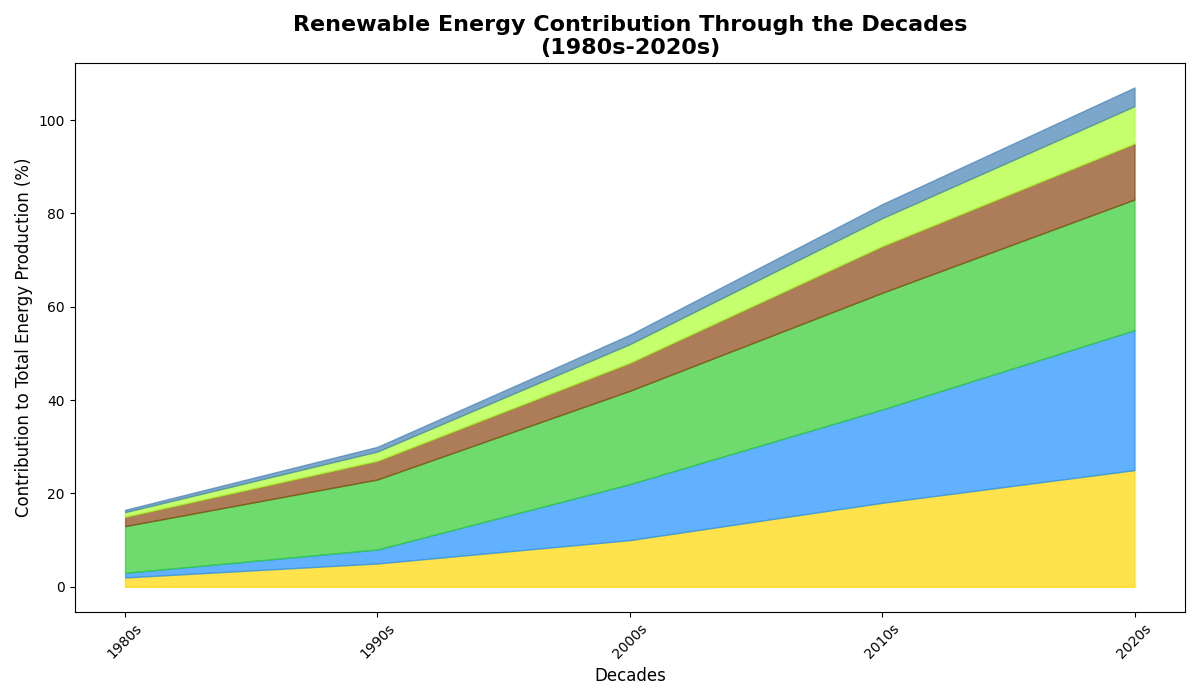

Python code for this plot:
import matplotlib.pyplot as plt
import numpy as np

# Data setup
decades = np.array(['1980s', '1990s', '2000s', '2010s', '2020s'])
solar_energy = np.array([2, 5, 10, 18, 25])
wind_energy = np.array([1, 3, 12, 20, 30])
hydropower = np.array([10, 15, 20, 25, 28])
geothermal = np.array([2, 4, 6, 10, 12])
biomass = np.array([1, 2, 4, 6, 8])
tidal = np.array([0.5, 1, 2, 3, 4])

# Create the figure and axis
fig, ax = plt.subplots(figsize=(12, 7))

# Plotting the stacked area chart
ax.fill_between(decades, solar_energy, color='#FFD700', alpha=0.7)
ax.fill_between(decades, solar_energy, wind_energy + solar_energy, color='#1E90FF', alpha=0.7)
ax.fill_between(decades, wind_energy + solar_energy, wind_energy + solar_energy + hydropower, color='#32CD32', alpha=0.7)
ax.fill_between(decades, wind_energy + solar_energy + hydropower, wind_energy + solar_energy + hydropower + geothermal, color='#8B4513', alpha=0.7)
ax.fill_between(decades, wind_energy + solar_energy + hydropower + geothermal, 
                wind_energy + solar_energy + hydropower + geothermal + biomass, color='#ADFF2F', alpha=0.7)
ax.fill_between(decades, wind_energy + solar_energy + hydropower + geothermal + biomass, 
                wind_energy + solar_energy + hydropower + geothermal + biomass + tidal, color='#4682B4', alpha=0.7)

# Add titles and labels
ax.set_title('Renewable Energy Contribution Through the Decades\n(1980s-2020s)', fontsize=16, fontweight='bold')
ax.set_xlabel('Decades', fontsize=12)
ax.set_ylabel('Contribution to Total Energy Production (%)', fontsize=12)

# Customize x-axis ticks
ax.set_xticks(np.arange(len(decades)))
ax.set_xticklabels(decades, rotation=45)

# Adjust the layout to prevent overlap
plt.tight_layout()

# Display the plot
plt.show()
